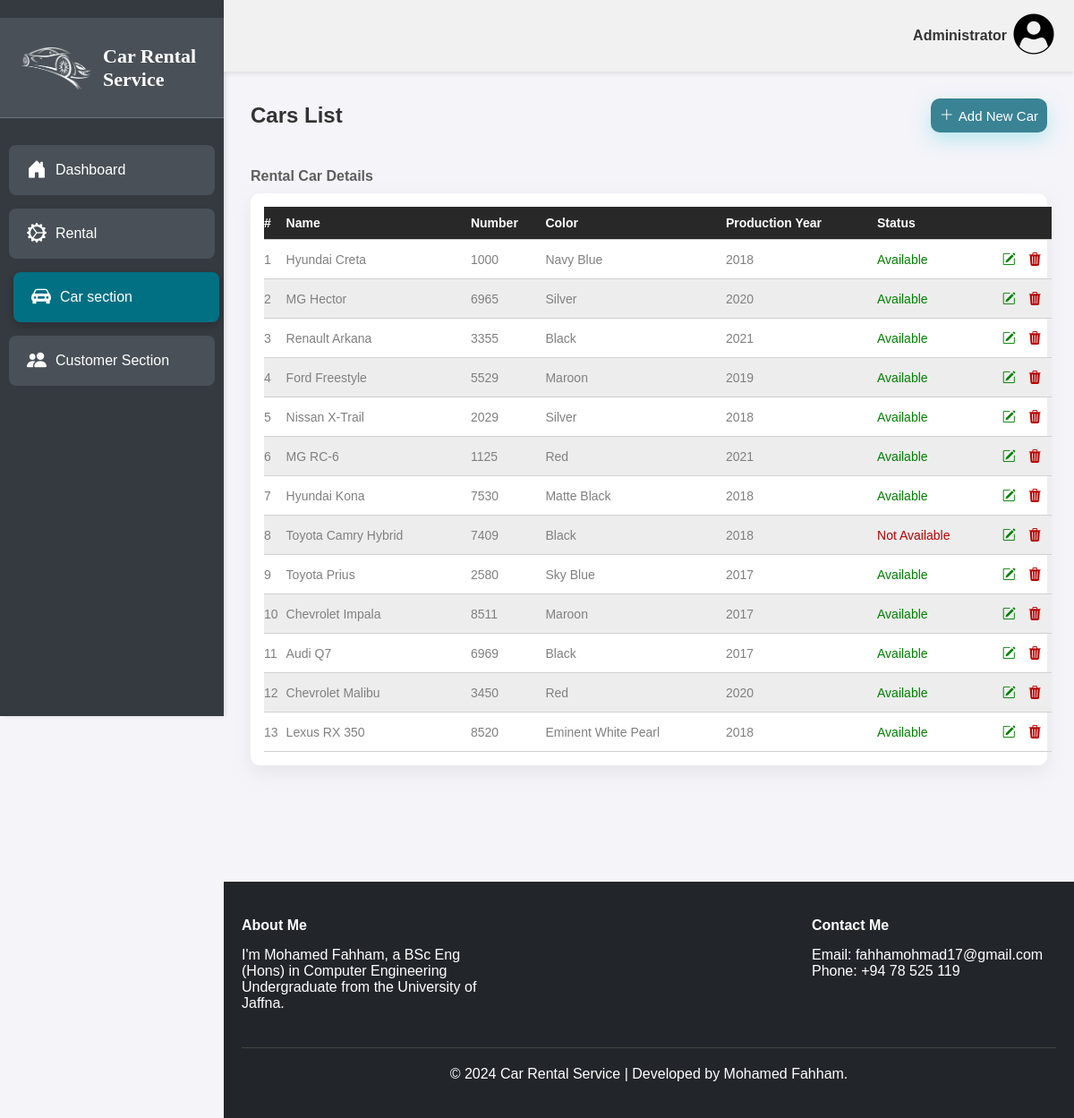
/cars_page.php, run on the app's committed database.
### tables this page shows
CREATE TABLE `mobil` (
  `mobil_id` int(11) NOT NULL,
  `mobil_merk` varchar(30) NOT NULL,
  `mobil_plat` varchar(20) NOT NULL,
  `mobil_warna` varchar(30) NOT NULL,
  `mobil_tahun` int(11) NOT NULL,
  `mobil_status` int(11) NOT NULL
);

### components/cars/cars_table.php (the view, shortened to what this page needs)
<?php
include __DIR__ . "/../../database/config.php";
$sql = "SELECT * FROM mobil";
$stmt = mysqli_query($conn, $sql);
if ($stmt->num_rows > 0) {
    $i = 0;
    while ($row = $stmt->fetch_assoc()) {
        $i++;
        $status = ($row['mobil_status'] == 1) ? 'Available' : 'Not Available';
        $color = ($row['mobil_status'] == 1) ? 'done' : 'not-done';
        echo "
                                <tr>
                    <td>{$i}</td>
                    <td>{$row['mobil_merk']}</td>
                    <td>{$row['mobil_plat']}</td>
                    <td>{$row['mobil_warna']}</td>
                    <td>{$row['mobil_tahun']}</td>
                    <td class='$color'>{$status}</td>
                    <td class='action'>
                        <i class='bi bi-pencil-square done'></i>
                        <i class='bi bi-trash3-fill not-done'></i>
                    </td>
                </tr>
                            ";
    }
} else {
    echo "<center style = 'padding-top: 20px'><p class='error'>No Cars Available!</p></center>";
}

### includes/header.php (shortened to what this page needs)
<!DOCTYPE html>
<html lang="en">
<head>
    <link rel="stylesheet" href="https://cdn.jsdelivr.net/npm/bootstrap-icons@1.11.3/font/bootstrap-icons.min.css">
    <link rel="stylesheet" href="assets/css/style.css">
    <link rel="stylesheet" href="assets/css/responsive.css">
    <link rel="stylesheet" href="assets/css/datatables.min.css">
    <link rel="stylesheet" href="assets/css/model.css">
</head>
<body>
    <header>
        <div class="nav-bar">
            <div class="menu-bar">
                <h4 style="margin-right: 5px">Administrator</h4>
                <div class="avatar-container">
                    <img src="assets/images/avatar.png" alt="Avatar" width="70px" class="avatar">
                </div>
            </div>
            <div class="side-bar">
                <a href="dashboard_page.php" class="logo refresh">
                    <Img src="assets/images/Car-Logo.png" width="85px" />
                    <div>Car Rental Service</div>
                </a>
                <div class="items">
                    <a href="dashboard_page.php" class="refresh">
                        <i class="bi bi-house-door-fill"></i>
                        <div>Dashboard</div>
                    </a>
                    <a href="rental_page.php" class="refresh"><i class="bi bi-gear-wide-connected"></i>
                        <div>Rental</div>
                    </a>
                    <a href="cars_page.php" class="refresh"><i class="bi bi-car-front-fill"></i>
                        <div>Car section</div>
                    </a>
                    <a href="customers_page.php" class="refresh"><i class="bi bi-people-fill"></i>
                        <div>Customer Section</div>
                    </a>
                </div>
            </div>
        </div>
    </header>

### cars_page.php (shortened to what this page needs)
<?php
include __DIR__ . "/includes/header.php";
include __DIR__ . "/database/config.php";
?>
<main>
    <div class="title-container">
        <h2>Cars List</h2>
        <button class="add"><i class="bi bi-plus-lg"></i>
            <p>Add New Car</p>
        </button>
    </div>
    <p class="sub-title" id="sub">Rental Car Details</p>
    <div class="new-table">
        <table id="myTable">
            <thead>
                <tr>
                    <th>#</th>
                    <th>Name</th>
                    <th>Number</th>
                    <th>Color</th>
                    <th>Production Year</th>
                    <th>Status</th>
                    <th></th>
                </tr>
            </thead>
            <tbody>
                <?php include __DIR__ . "/components/cars/cars_table.php" ?>
            </tbody>
        </table>
    </div>
</main>
<?php include __DIR__ . "/includes/footer.php" ?>

### includes/footer.php (shortened to what this page needs)
<footer class="footer">
    <div class="footer-container">
        <div class="footer-about">
            <h4>About Me</h4>
            <p>I'm Mohamed Fahham, a BSc Eng (Hons) in Computer Engineering Undergraduate from the University of Jaffna.
            </p>
        </div>
        <div class="footer-contact">
            <h4>Contact Me</h4>
            <p>Email: fahhamohmad17@gmail.com</p>
            <p>Phone: +94 78 525 119</p>
        </div>
    </div>
    <div class="footer-bottom">
        <p>&copy; 2024 Car Rental Service | Developed by Mohamed Fahham.</p>
    </div>
</footer>
</body>
</html>

### assets/css/style.css (style rules this page uses)
* { padding: 0; margin: 0; text-decoration: none; box-sizing: border-box; }
body { font-family: 'Arial', sans-serif; background-color: #f4f4f9; color: #333; }
main { margin-top: 80px; margin-left: 250px; padding: 30px; }
i { cursor: pointer; }
.nav-bar { display: flex; }
.menu-bar { position: fixed; z-index: 100; top: 0; left: 250px; width: calc(100% - 250px); height: 80px; background-color: #f1f1f1; display: flex; align-items: center; justify-content: flex-end; padding-right: 20px; box-shadow: 0 2px 5px rgba(0, 0, 0, 0.1); }
.menu-bar img { border-radius: 50%; width: 50px; height: 50px; object-fit: cover; }
.side-bar { width: 250px; height: 100vh; background-color: #343a40; position: fixed; top: 0; left: 0; padding-top: 20px; box-shadow: 2px 0 5px rgba(0, 0, 0, 0.1); }
.logo { display: flex; align-items: center; justify-content: center; padding: 20px; background-color: #495057; border-bottom: 1px solid #6c757d; }
.logo img { margin-right: 10px; }
.logo div { color: #ffffff; font-size: 22px; font-weight: bold; font-family: cursive; }
.side-bar .items { margin-top: 30px; }
.side-bar .items a { display: flex; align-items: center; padding: 15px 20px; margin: 15px 10px; color: #ffffff; border-radius: 8px; font-size: 16px; transition: background-color 0.3s ease, transform 0.3s ease; }
.active { background-color: #007082; color: white; transform: translateX(5px); box-shadow: 0 4px 10px rgba(0, 0, 0, 0.2); }
.non-active { background-color: #495057; }
.side-bar i { font-size: 22px; margin-right: 10px; }
.avatar-container { position: relative; display: inline-block; cursor: pointer; }
.avatar { border-radius: 50%; transition: transform 0.3s ease; }
.footer { background-color: #22262b; color: #fff; padding: 40px 20px; width: calc(100% - 250px); margin-left: 250px; margin-top: 100px; }
.footer-container { display: flex; justify-content: space-between; flex-wrap: wrap; max-width: 1200px; margin: 0 auto; }
.footer h4 { margin-bottom: 15px; }
.footer-about, .footer-links, .footer-contact { flex-basis: 30%; margin-bottom: 20px; }
.footer-bottom { text-align: center; margin-top: 20px; padding-top: 20px; border-top: 1px solid #444; }
.footer-bottom p { margin: 0; }
.new-table { box-shadow: 0 8px 20px rgb(207 207 207 / 35%); border-radius: 10px; padding: 5px; background-color: #ffffff; animation: fadeInUp 0.5s forwards; transform: translateY(20px); }
.sub-title { margin-top: 40px; font-weight: 600; margin-bottom: 10px; color: #5e5e5e; }
table { margin: 10px; padding: 20px; width: 100%; border-collapse: collapse; }
thead { background-color: #282828; color: white; text-align: left; }
tr { border-bottom: 1px solid #d0d0d0; text-align: left; }
th, td { padding: 10px 0px; text-align: left; font-size: 14px; }
td { color: #808080; }
tr:nth-child(even) td { background-color: #ededed; }
.done { color: green; }
.not-done { color: rgb(185, 0, 0); }
.title-container, .add { display: flex; justify-content: space-between; align-items: center; }
.add { padding: 10px; border-radius: 10px; border: none; background-color: #398394; box-shadow: 0 8px 20px #8bdfe58e; color: white; cursor: pointer; transition: transform 0.2s, box-shadow 0.2s; gap: 5px; }
.add i { font-size: 16px; font-weight: 800; }
.add p { font-size: 15px; font-weight: 500; }
.action { display: flex; justify-content: space-evenly; font-size: 15px; }
.action i { padding: 3px; }

### data on the page
mobil: mobil_merk "Hyundai Creta", mobil_plat "1000", mobil_warna "Navy Blue", mobil_tahun "2018", mobil_status "Available"
mobil: mobil_merk "MG Hector", mobil_plat "6965", mobil_warna "Silver", mobil_tahun "2020", mobil_status "Available"
mobil: mobil_merk "Renault Arkana", mobil_plat "3355", mobil_warna "Black", mobil_tahun "2021", mobil_status "Available"
mobil: mobil_merk "Ford Freestyle", mobil_plat "5529", mobil_warna "Maroon", mobil_tahun "2019", mobil_status "Available"
mobil: mobil_merk "Nissan X-Trail", mobil_plat "2029", mobil_warna "Silver", mobil_tahun "2018", mobil_status "Available"
mobil: mobil_merk "MG RC-6", mobil_plat "1125", mobil_warna "Red", mobil_tahun "2021", mobil_status "Available"
mobil: mobil_merk "Hyundai Kona", mobil_plat "7530", mobil_warna "Matte Black", mobil_tahun "2018", mobil_status "Available"
mobil: mobil_merk "Toyota Camry Hybrid", mobil_plat "7409", mobil_warna "Black", mobil_tahun "2018", mobil_status "Not Available"
mobil: mobil_merk "Toyota Prius", mobil_plat "2580", mobil_warna "Sky Blue", mobil_tahun "2017", mobil_status "Available"
mobil: mobil_merk "Chevrolet Impala", mobil_plat "8511", mobil_warna "Maroon", mobil_tahun "2017", mobil_status "Available"
mobil: mobil_merk "Audi Q7", mobil_plat "6969", mobil_warna "Black", mobil_tahun "2017", mobil_status "Available"
mobil: mobil_merk "Chevrolet Malibu", mobil_plat "3450", mobil_warna "Red", mobil_tahun "2020", mobil_status "Available"
mobil: mobil_merk "Lexus RX 350", mobil_plat "8520", mobil_warna "Eminent White Pearl", mobil_tahun "2018", mobil_status "Available"
